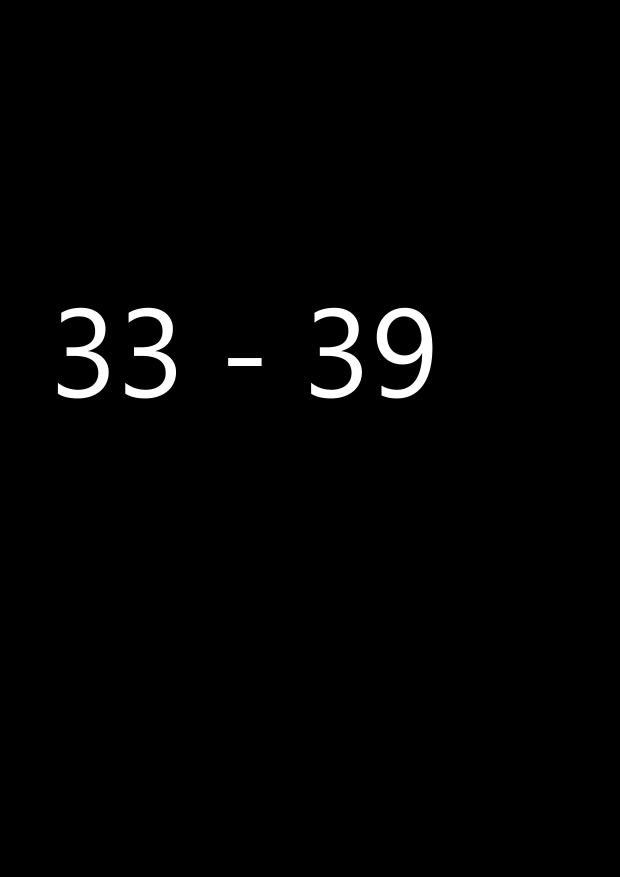
#> input picture frame 12 of sample_footage2.mp4, 2480 x 3508 px, given in place of vid4.mp4, which was not available (shown at 1/4 size)
$ python liveMathematics_solver.py
#> lines starting #> are read from the running program, lines starting #| are printed output that depends on the picture; after the words box and inside, x2 and y2 are one past the last pixel; in counts of white or black regions, pixels touching at a corner belong together; pictures that were not available may be replaced by others from this repository, and a replacement may not be noted
#> further down, frame is the input picture: shape (3508, 2480, 3); min 0, max 255, mean 3.4
import cv2
from mathFunctions import simplify
import pytesseract

def getText(filename):
#> called with filename = 'tempImg.jpg'
    pytesseract.pytesseract.tesseract_cmd = r"C:\Program Files\Tesseract-OCR\tesseract.exe"
    img = cv2.imread(filename)
#> img: shape (3508, 2480, 3); min 0, max 255, mean 3.4
    gray = cv2.cvtColor(img, cv2.COLOR_BGR2GRAY)
    ret, thresh1 = cv2.threshold(gray, 0, 255, cv2.THRESH_OTSU | cv2.THRESH_BINARY_INV)
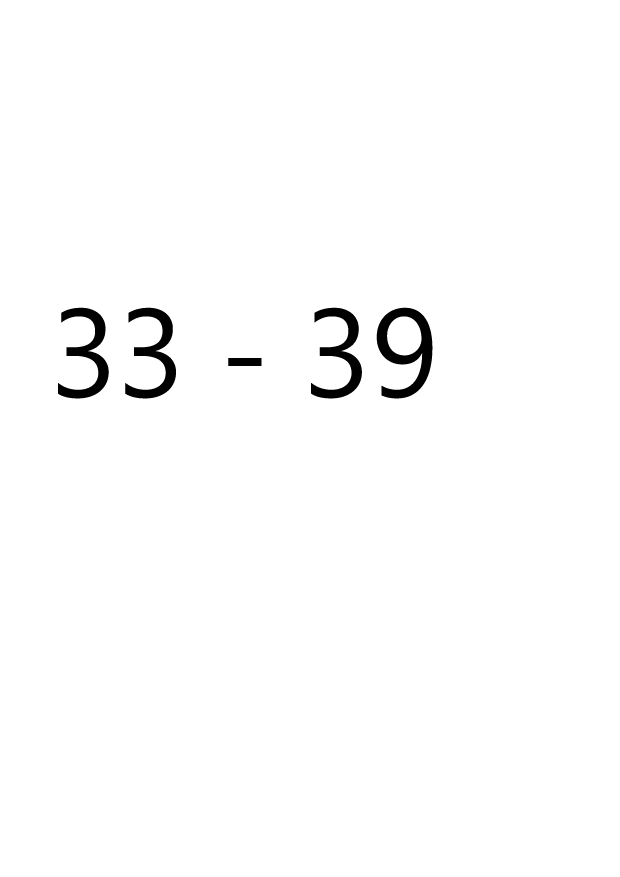
#> thresh1: shape (3508, 2480) (shown at 1/4 size); 98.7% white; 5 black regions, box (x1, y1, x2, y2) and area: (1507, 1231, 1730, 1594) 33203, (1244, 1231, 1448, 1594) 26428, (501, 1231, 704, 1594) 26420, (232, 1231, 435, 1594) 26394, (913, 1432, 1046, 1464) 4256
#> ret = 126
    rect_kernel = cv2.getStructuringElement(cv2.MORPH_RECT, (25, 25))
    dilation = cv2.dilate(thresh1, rect_kernel, iterations = 1)
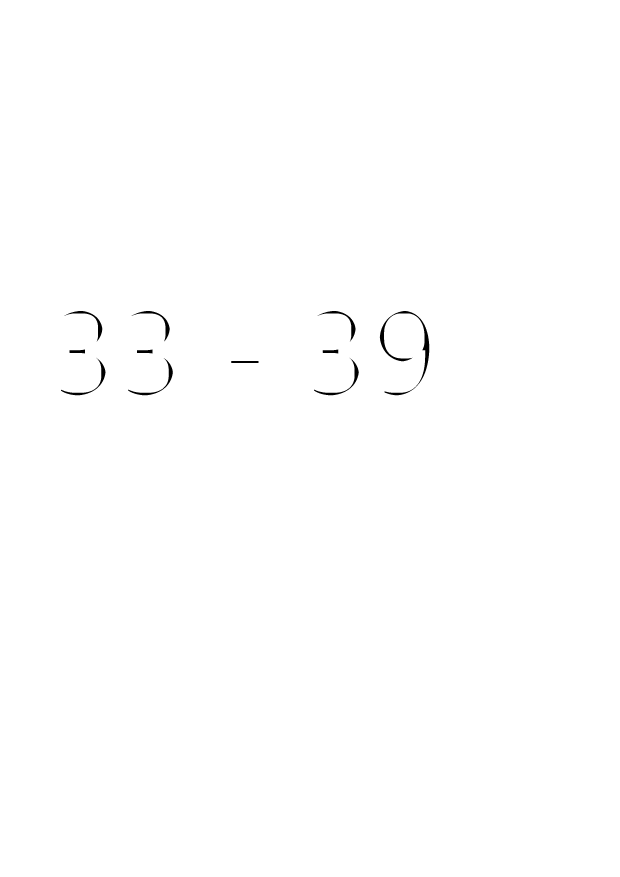
#> dilation: shape (3508, 2480) (shown at 1/4 size); 99.7% white; 14 black regions (3 under 20 px)
    contours, hierarchy = cv2.findContours(dilation, cv2.RETR_EXTERNAL, cv2.CHAIN_APPROX_NONE)
#> contours = 1 contour; box (x1, y1, x2, y2) and area: (0, 0, 2480, 3508) 8693853
    im2 = img.copy()
    for cnt in contours:
        x, y, w, h = cv2.boundingRect(cnt)
        rect = cv2.rectangle(im2, (x, y), (x + w, y + h), (0, 255, 0), 2)
        cropped = im2[y:y + h, x:x + w]
        text = pytesseract.image_to_string(cropped)
#> this loop made 1 pass
    try:
        return [text.replace("\n",""),eval(text.strip().replace(" ","").replace("\n",""))]
    except Exception:
        return text.strip().replace("\n","")

vidPath="./vid4.mp4"
cap=cv2.VideoCapture(vidPath)
ret=True
while ret:
    if ret:
        ret,frame=cap.read() # return bool, frame
        cv2.imshow('frame',frame)
        cv2.imwrite('tempImg.jpg',frame)
        print(getText("tempImg.jpg"))
#> (the call stopped at in getText, `text = pytesseract.image_to_string(cropped)`: pytesseract is not available in this run)
        if cv2.waitKey(25) & 0xFF==ord('k'):
#> (key Esc is pressed here)
#> (the run stopped early here; a loop or call above may not have finished)

$ run again, starting later in the video
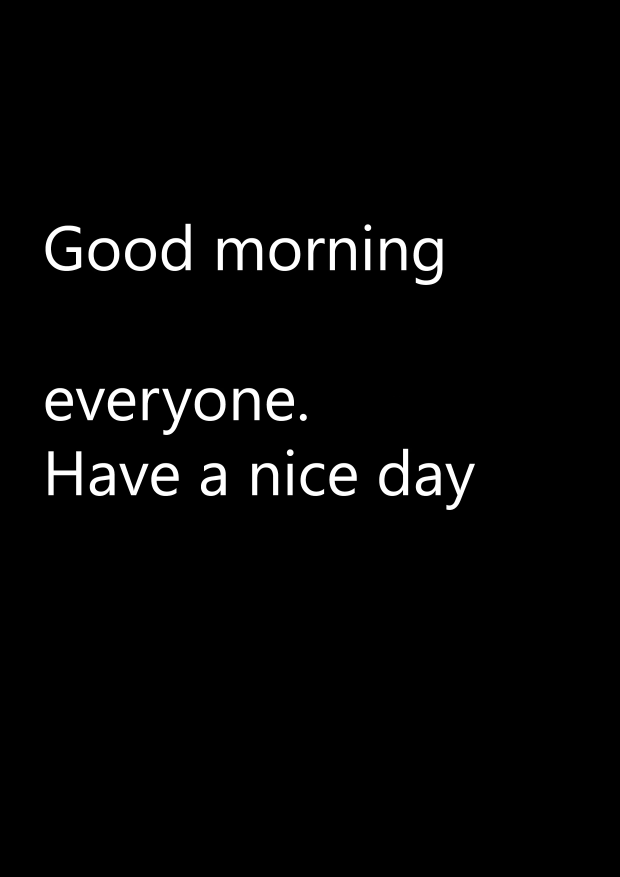
#> input picture frame 54 of sample_footage2.mp4, 2480 x 3508 px, given in place of vid4.mp4, which was not available (shown at 1/4 size)
#> frame is the input picture: shape (3508, 2480, 3); min 0, max 255, mean 5.9
#> in getText, `ret, thresh1 = cv2.threshold(gray, 0, 255, cv2.THRESH_OTSU | cv2.THRES..`:
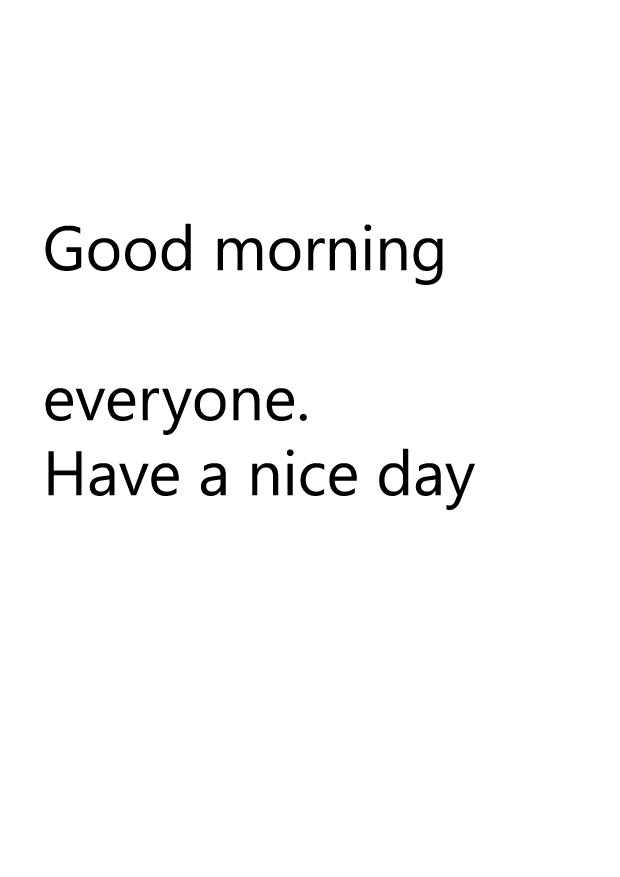
#> thresh1: shape (3508, 2480) (shown at 1/4 size); 97.7% white; 34 black regions
#> ret = 125
#> dilation: shape (3508, 2480); every value is 255
#> contours = 1 contour; box (x1, y1, x2, y2) and area: (0, 0, 2480, 3508) 8693853
#> the loop in getText, `for cnt in contours:` made 1 pass
